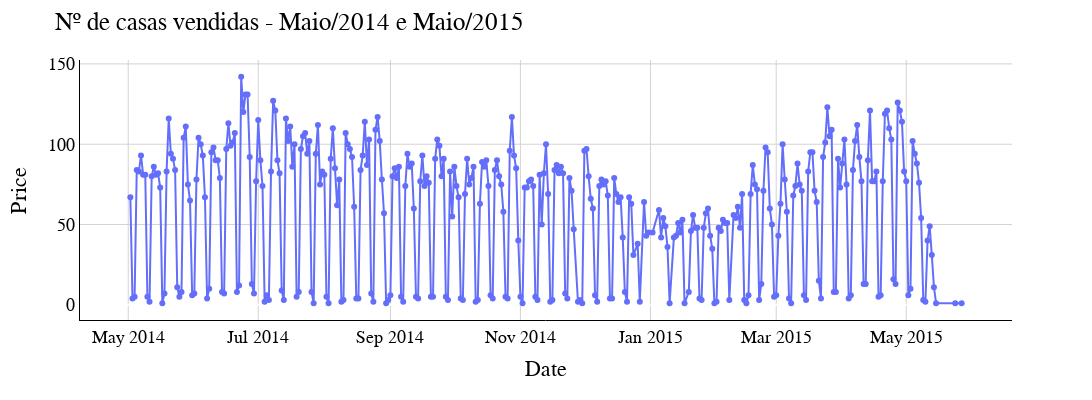

The code cell stored with this chart in its notebook:
### Code cell
# Plotando Gráfico para visualizar a qtd de registros por dia ao longo do período
fig = px.line(df_date, x='date', y='id', markers=True, width=1400, height=400)

fig.update_layout(title='Nº de casas vendidas - Maio/2014 e Maio/2015',
                   xaxis_title='Date',
                   yaxis_title='Price',
                  plot_bgcolor = 'white',
                  font = {'family': 'Arial','size': 18,'color': 'black'})

fig.update_xaxes( showgrid=True, gridwidth=1, gridcolor='lightgray',
showline=True, linewidth=1, linecolor='black')

fig.update_yaxes(showgrid=True, gridwidth=1, gridcolor='lightgray',
showline=True, linewidth=1, linecolor='black')

fig.update_yaxes()

fig.show()

### Figure 1 — Plotly figure (JSON) as saved in the notebook; plotly's stock layout.template omitted (floating-point values rounded to 4 significant figures; data arrays with more than 128 entries replaced by an {"elided": "..."} marker saying what was removed)
{"data": [{"hovertemplate": "date=%{x}<br>id=%{y}<extra></extra>", "legendgroup": "", "line": {"color": "#636efa", "dash": "solid"}, "marker": {"symbol": "circle"}, "mode": "markers+lines", "name": "", "orientation": "v", "showlegend": false, "type": "scatter", "x": {"elided": "372 str values"}, "xaxis": "x", "y": {"elided": "372 int values"}, "yaxis": "y"}], "layout": {"font": {"color": "black", "family": "Arial", "size": 18}, "height": 400, "legend": {"tracegroupgap": 0}, "margin": {"t": 60}, "plot_bgcolor": "white", "title": {"text": "Nº de casas vendidas - Maio/2014 e Maio/2015"}, "width": 1400, "xaxis": {"anchor": "y", "domain": [0, 1], "gridcolor": "lightgray", "gridwidth": 1, "linecolor": "black", "linewidth": 1, "showgrid": true, "showline": true, "title": {"text": "Date"}}, "yaxis": {"anchor": "x", "domain": [0, 1], "gridcolor": "lightgray", "gridwidth": 1, "linecolor": "black", "linewidth": 1, "showgrid": true, "showline": true, "title": {"text": "Price"}}}}
